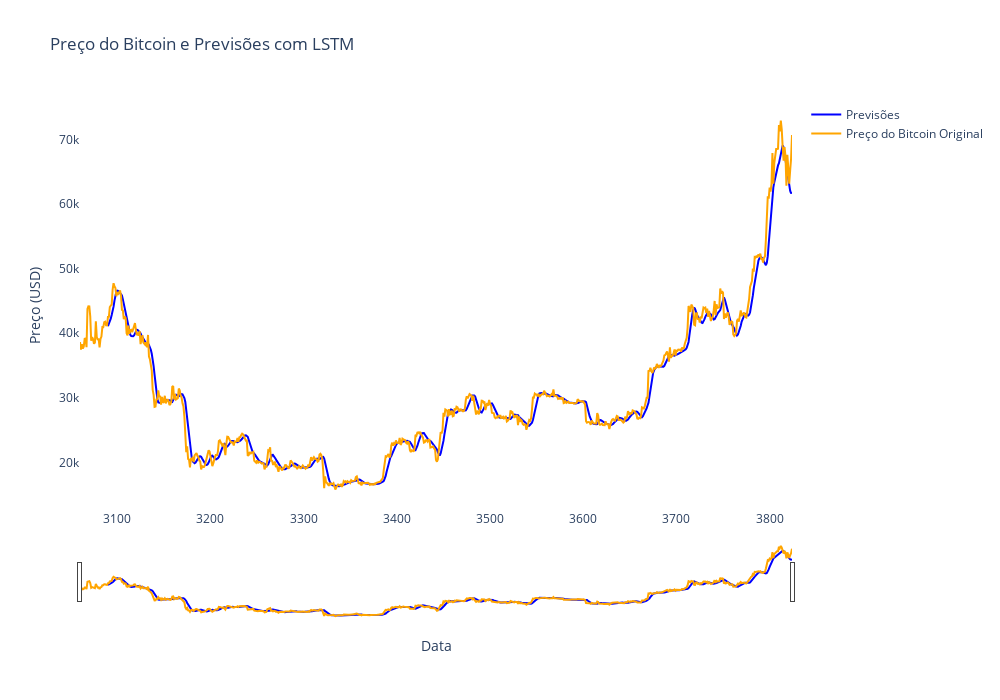

The cell this chart's notebook holds for it:
### Markdown cell above
# best so far

### Code cell
import plotly.graph_objs as go
import pandas as pd
import numpy as np
import requests
from sklearn.preprocessing import MinMaxScaler
from tensorflow.keras.models import Sequential
from tensorflow.keras.layers import LSTM, Dense
from sklearn.metrics import mean_squared_error

# URL para obter dados históricos do preço do Bitcoin
url = 'https://api.coindesk.com/v1/bpi/historical/close.json?start=2010-07-17&end=2024-03-26'

# Obter os dados JSON da URL
response = requests.get(url)
data = response.json()

# Extrair datas e preços do JSON
dates = list(data['bpi'].keys())
prices = list(data['bpi'].values())

# Converter as datas para o formato datetime
dates = pd.to_datetime(dates)

# Criar um DataFrame pandas com datas e preços
df = pd.DataFrame({'Date': dates, 'Price': prices})

# Copiar o DataFrame antes de normalizá-lo
df_original = df.copy()

# Normalizar os dados
scaler = MinMaxScaler(feature_range=(0, 1))
df['Price'] = scaler.fit_transform(df['Price'].values.reshape(-1,1))

# Restaurar os dados originais do preço do Bitcoin
df['Original_Price'] = df_original['Price']

# Função para criar o dataset para treinamento
def create_dataset(X, y, time_steps=1):
    Xs, ys = [], []
    for i in range(len(X) - time_steps):
        v = X.iloc[i:(i + time_steps)].values
        Xs.append(v)
        ys.append(y.iloc[i + time_steps])
    return np.array(Xs), np.array(ys)

# Definir o número de time steps
TIME_STEPS = 30

# Dividir os dados em conjuntos de treinamento e teste
train_size = int(len(df) * 0.8)
train, test = df.iloc[0:train_size], df.iloc[train_size:]

# Criar o dataset de treinamento e teste
X_train, y_train = create_dataset(train[['Price']], train['Price'], TIME_STEPS)
X_test, y_test = create_dataset(test[['Price']], test['Price'], TIME_STEPS)

# Construir o modelo LSTM
model = Sequential()
model.add(LSTM(units=50, return_sequences=True, input_shape=(X_train.shape[1], 1)))
model.add(LSTM(units=50, return_sequences=False))
model.add(Dense(units=1))
model.compile(optimizer='adam', loss='mean_squared_error')

# Treinar o modelo
model.fit(X_train, y_train, epochs=10, batch_size=32)

# Fazer previsões
y_pred = model.predict(X_test)

# Desnormalizar os dados
y_test = scaler.inverse_transform(y_test.reshape(-1, 1))
y_pred = scaler.inverse_transform(y_pred.reshape(-1, 1))

# Calcular o erro quadrático médio
mse = mean_squared_error(y_test, y_pred)
print("Erro quadrático médio:", mse)

# Criar um gráfico interativo com Plotly para visualizar as previsões
fig = go.Figure()


fig.add_trace(go.Scatter(x=test.index[TIME_STEPS:], y=y_pred.flatten(), mode='lines', name='Previsões', line=dict(color='blue', width=2)))
fig.add_trace(go.Scatter(x=test.index, y=test['Original_Price'], mode='lines', name='Preço do Bitcoin Original', line=dict(color='orange', width=2)))

fig.update_layout(title='Preço do Bitcoin e Previsões com LSTM',
                  xaxis_title='Data',
                  yaxis_title='Preço (USD)',
                  showlegend=True,
                  plot_bgcolor='white')

# Adicionar controle deslizante para selecionar anos
fig.update_layout(
    xaxis=dict(
        rangeslider=dict(
            visible=True
        ),
        type="date"
    ),
    width=1000,
    height=700 
)

fig.show()

### Figure 1 — Plotly figure (JSON) as saved in the notebook; plotly's stock layout.template omitted (floating-point values rounded to 4 significant figures; data arrays with more than 128 entries replaced by an {"elided": "..."} marker saying what was removed)
{"data": [{"line": {"color": "blue", "width": 2}, "mode": "lines", "name": "Previsões", "type": "scatter", "x": {"elided": "735 int values"}, "y": {"elided": "735 float values"}}, {"line": {"color": "orange", "width": 2}, "mode": "lines", "name": "Preço do Bitcoin Original", "type": "scatter", "x": {"elided": "765 int values"}, "y": {"elided": "765 float values"}}], "layout": {"height": 700, "plot_bgcolor": "white", "showlegend": true, "title": {"text": "Preço do Bitcoin e Previsões com LSTM"}, "width": 1000, "xaxis": {"rangeslider": {"visible": true}, "title": {"text": "Data"}, "type": "date"}, "yaxis": {"title": {"text": "Preço (USD)"}}}}
